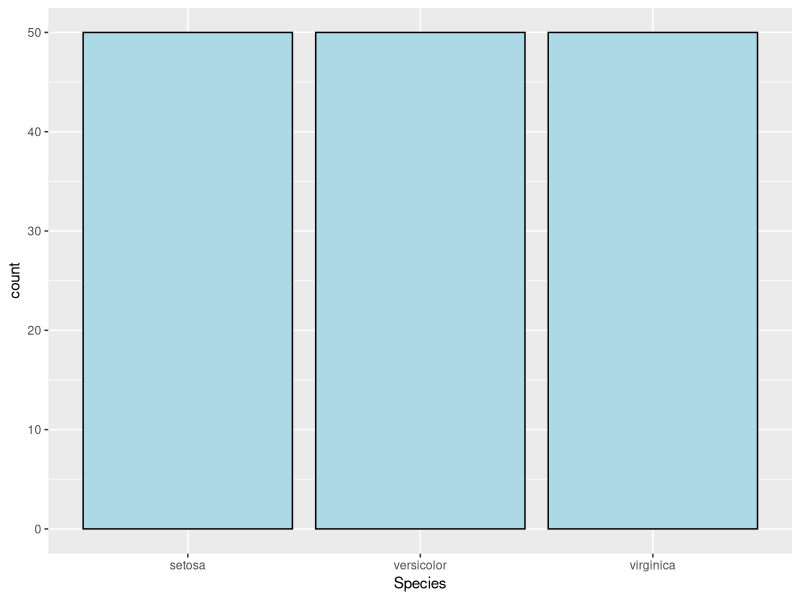
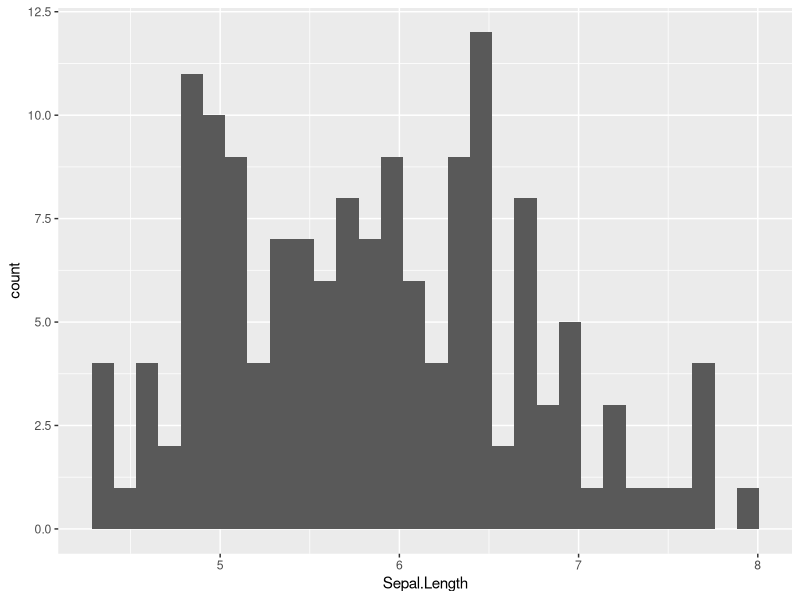
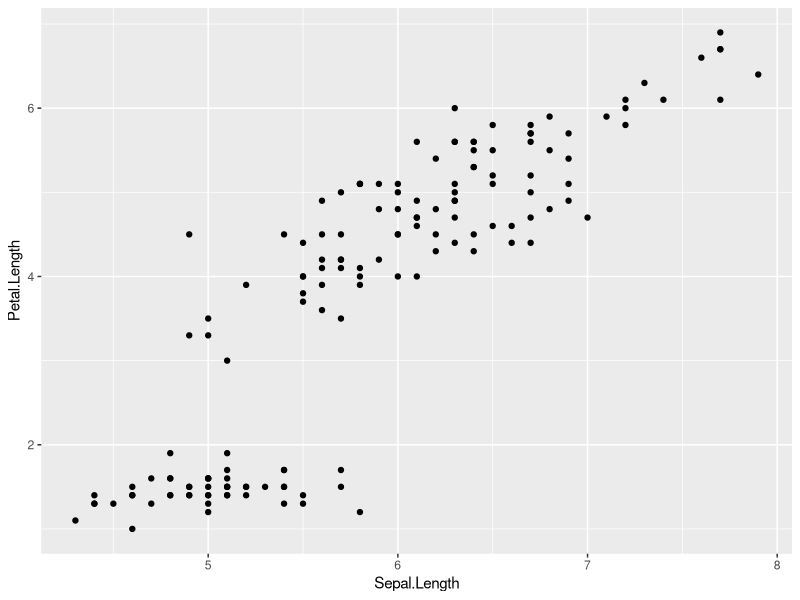
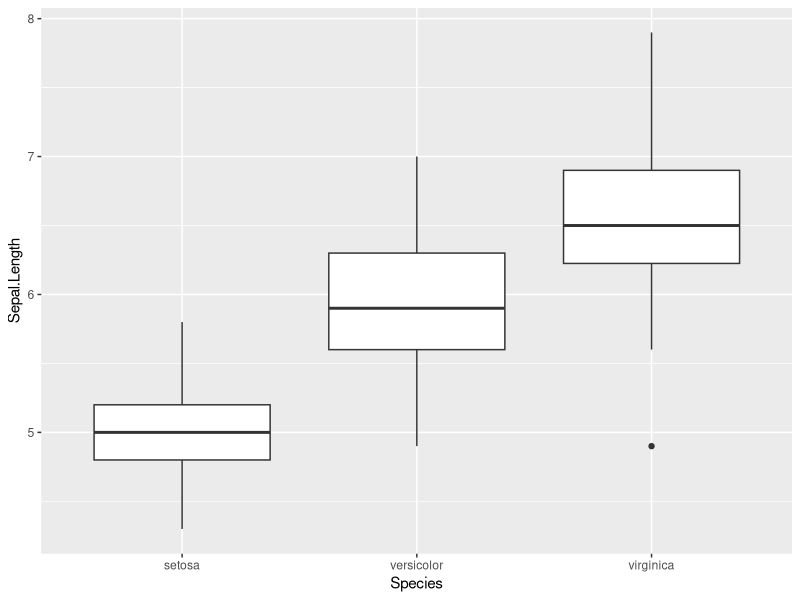
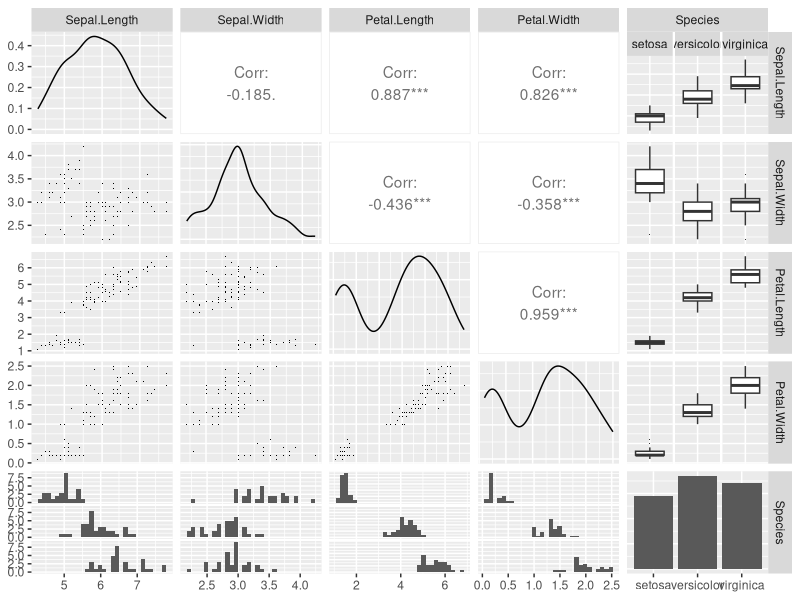

These figures' R source, in order:
## ---- chunk 1
knitr::opts_chunk$set(echo = TRUE)
## ---- chunk 2
iris
## ---- chunk 3
library (ggplot2)
ggplot(data = iris, aes(x = Species)) + 
     geom_bar(fill = "lightblue", colour = "black")
## ---- chunk 4
library (ggplot2)
ggplot(data = iris, aes(x = Sepal.Length)) +
  geom_histogram()
## ---- chunk 5
library (ggplot2)
ggplot(data = iris, aes(x = Sepal.Length, y=Petal.Length)) +
  geom_point()
## ---- chunk 6
library (ggplot2)
ggplot(iris, aes(x=Species, y=Sepal.Length)) +
  geom_boxplot()
## ---- chunk 7
library(ggplot2)
library(GGally)
library(scales)
library(memisc)
set.seed(20022012)
iris_samp <- iris[sample(1:length(iris$Sepal.Length), 100), ]
ggpairs(iris_samp,lower= list(continuous = wrap("points", shape = I('.'))),
        upper = list(combo = wrap("box", outlier.shape = I('.'))))
